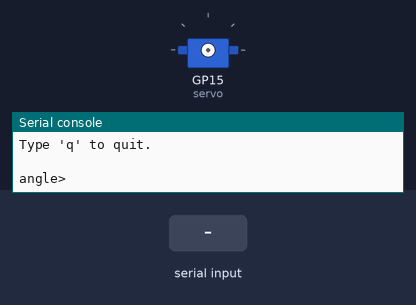
Recording of a program running on a simulated Raspberry Pi Pico running MicroPython. On the bench: servo, the last lines printed to the serial console. The test bench sets the inputs (shaded band). Servo angles are drawn from the pulse width (0.5 ms = 0°, 2.5 ms = 180°).

Above: at 1.2 s.
1.3 s: "5" typed at the serial console, then Enter
2.8 s: "90" typed at the serial console, then Enter
At 3.2 s:
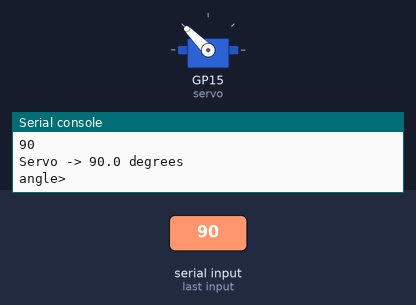
Timing chart, 0 to 5.8 s (numbered marks = the images above; inputs shaded):
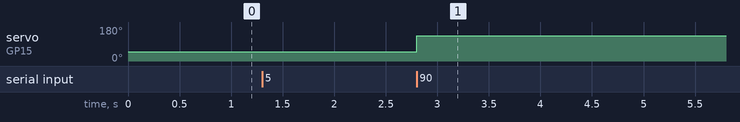

Measured:
- after the input at 2.8 s, servo on GP15 (servo): 50° → 135° at once

The program:

angle.py
```python
from machine import Pin, PWM

servo = PWM(Pin(15))
servo.freq(50)


def set_angle(angle):
    # 90° servo
    # Adjust these two values during calibration if necessary.
    MIN_PULSE = 1000   # µs
    MAX_PULSE = 2000   # µs

    pulse_us = MIN_PULSE + (
        (MAX_PULSE - MIN_PULSE) * angle / 90
    )

    # 50 Hz = 20,000 µs period
    duty = int(pulse_us * 65535 / 20000)

    servo.duty_u16(duty)


print("=== Pico Servo Calibration ===")
print("Enter an angle from 0 to 90.")
print("Type 'q' to quit.\n")

while True:
    value = input("angle> ")

    if value.lower() == "q":
        break

    try:
        angle = float(value)

        if 0 <= angle <= 90:
            set_angle(angle)
            print("Servo ->", angle, "degrees")
        else:
            print("Enter a value between 0 and 90.")

    except ValueError:
        print("Invalid input. Enter a number.")

servo.deinit()
print("Servo PWM stopped.")
```
